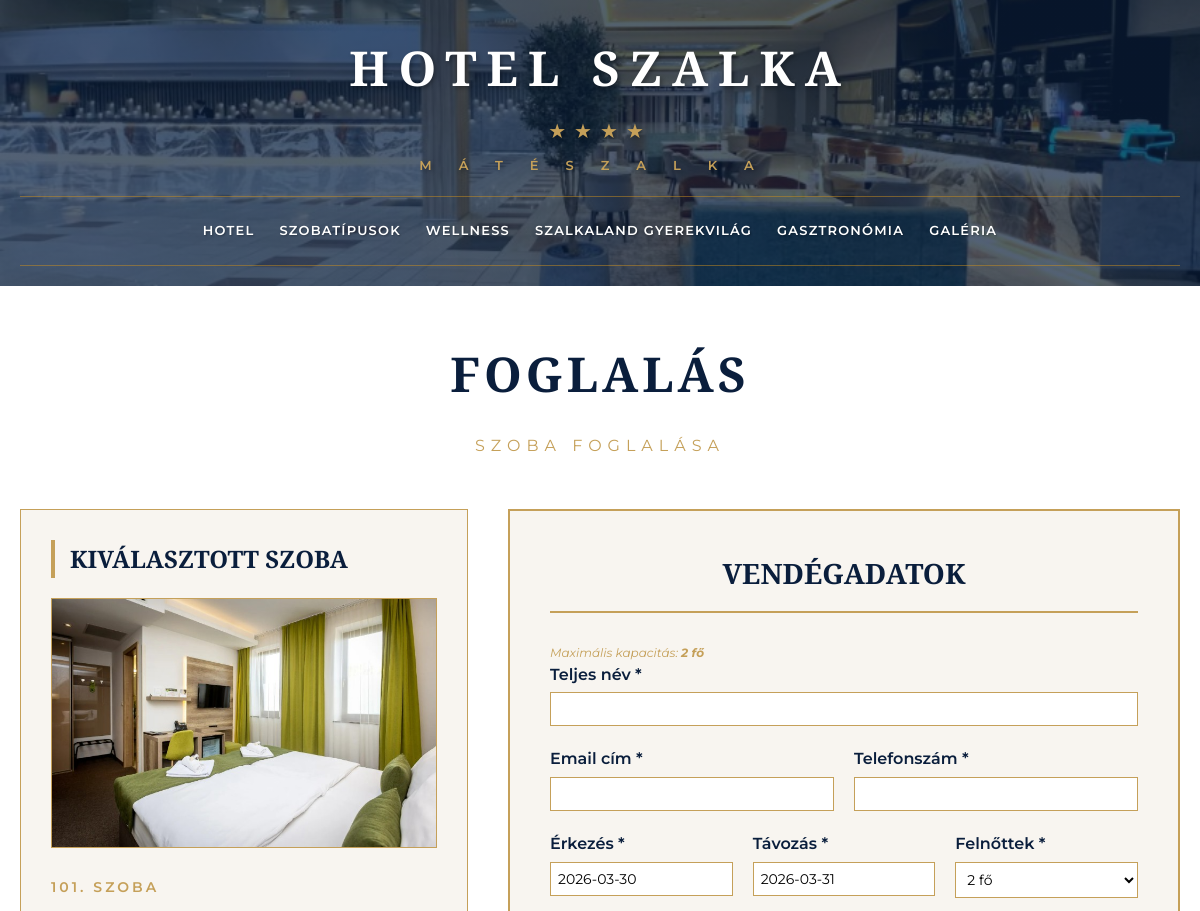
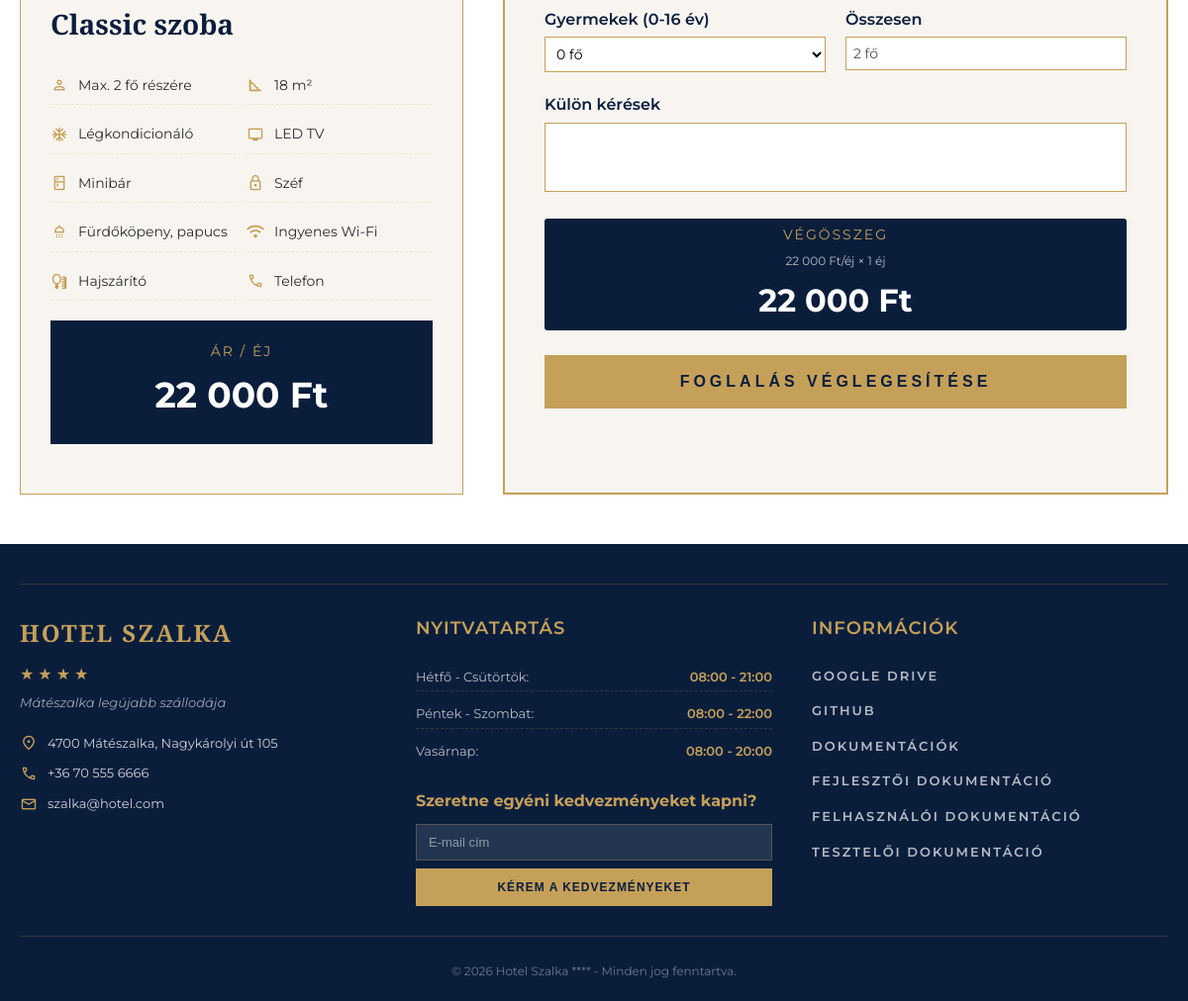
Screenshot of /booking.php?room_type_id=1 with the database file from the repository (2 pictures, top to bottom).
### tables this page shows
CREATE TABLE `rooms` (
  `id` int(11) NOT NULL,
  `room_type_id` int(11) DEFAULT NULL,
  `room_number` varchar(10) NOT NULL,
  `type` varchar(50) NOT NULL,
  `price` int(11) NOT NULL,
  `description` text DEFAULT NULL,
  `detailed_description` text DEFAULT NULL,
  `image` varchar(255) DEFAULT NULL,
  `status` enum('available','booked') DEFAULT 'available'
);

CREATE TABLE `room_type_features` (
  `id` int(11) NOT NULL,
  `room_type_id` int(11) NOT NULL,
  `feature_name` varchar(100) NOT NULL,
  `feature_icon` varchar(50) DEFAULT NULL
);

### booking.php (the view, shortened to what this page needs)
<?php
require_once 'config.php';
$room_id = isset($_GET['room_id']) ? (int)$_GET['room_id'] : 0;
$room_type_id = isset($_GET['room_type_id']) ? (int)$_GET['room_type_id'] : 0;
$check_in = isset($_GET['check_in']) ? $_GET['check_in'] : date('Y-m-d', strtotime('+1 day'));
$check_out = isset($_GET['check_out']) ? $_GET['check_out'] : date('Y-m-d', strtotime('+2 days'));
$adults = isset($_GET['adults']) ? (int)$_GET['adults'] : 2;
$children = isset($_GET['children']) ? (int)$_GET['children'] : 0;
if ($room_type_id > 0 && $room_id == 0) {
    $stmt = $pdo->prepare("SELECT id FROM rooms WHERE room_type_id = ? AND status = 'available' ORDER BY room_number LIMIT 1");
    $stmt->execute([$room_type_id]);
    $firstAvailable = $stmt->fetch();
    if ($firstAvailable) {
        $room_id = $firstAvailable['id'];
    } else {
        header('Location: rooms.php?error=noroom');
        exit;
    }
}
if ($room_id) {
    $stmt = $pdo->prepare("SELECT * FROM rooms WHERE id = ?");
    $stmt->execute([$room_id]);
    $room = $stmt->fetch();
    if (!empty($room['room_type_id'])) {
        $typeStmt = $pdo->prepare("SELECT * FROM room_types WHERE id = ?");
        $typeStmt->execute([$room['room_type_id']]);
        $typeData = $typeStmt->fetch();
        if ($typeData) {
            $room['type_name'] = $typeData['type_name'];
            $room['base_price'] = $typeData['base_price'];
            $room['max_guests'] = $typeData['max_guests'];
            $room['size_sqm'] = $typeData['size_sqm'];
        } else {
            $room['type_name'] = $room['type'];
            $room['base_price'] = $room['price'];
            $room['max_guests'] = 2;
            $room['size_sqm'] = 20;
        }
        $imgStmt = $pdo->prepare("SELECT image_url FROM room_type_images WHERE room_type_id = ? AND is_main = 1 LIMIT 1");
        $imgStmt->execute([$room['room_type_id']]);
        $imgData = $imgStmt->fetch();
        $room['main_image'] = $imgData ? $imgData['image_url'] : null;
        $featuresStmt = $pdo->prepare("SELECT feature_name FROM room_type_features WHERE room_type_id = ? ORDER BY id");
        $featuresStmt->execute([$room['room_type_id']]);
        $room['features'] = $featuresStmt->fetchAll();
        $sameStmt = $pdo->prepare("SELECT id, room_number, status FROM rooms WHERE room_type_id = ? ORDER BY room_number");
        $sameStmt->execute([$room['room_type_id']]);
        $sameTypeRooms = $sameStmt->fetchAll();
    }
}
$is_available = true;
?>
<!DOCTYPE html>
<html lang="hu">
<head>
    <link rel="stylesheet" href="css/style.css">
    <link rel="stylesheet" href="css/booking.css">
</head>
<body>
    <section class="hero-unified" style="min-height: auto;">
        <header class="main-header" style="background: linear-gradient(rgba(10, 30, 60, 0.7), rgba(10, 30, 60, 0.7)), url('img/recepcio2.jpg'); background-size: cover; background-position: center; background-repeat: no-repeat;">
            <div class="container">
                <div class="hotel-name">
                    <h1>HOTEL SZALKA</h1>
                    <div class="stars">★★★★</div>
                    <span class="location" style="color: #c5a059; letter-spacing: 27px;">MÁTÉSZALKA</span>
                </div>
                <div class="nav-wrapper">
                    <nav class="main-nav">
                        <a href="index.php">HOTEL</a>
                        <a href="rooms.php">SZOBATÍPUSOK</a>
                        <a href="wellness.php">WELLNESS</a>
                        <a href="kids.php">SZALKALAND GYEREKVILÁG</a>
                        <a href="gastronomy.php">GASZTRONÓMIA</a>
                        <a href="gallery.php">GALÉRIA</a>
                    </nav>
                </div>
            </div>
        </header>
    </section>
    <div class="booking-container">
        <div class="booking-header">
            <h1>FOGLALÁS</h1>
            <div class="subtitle">SZOBA FOGLALÁSA</div>
        </div>
        <?php if (isset($room) && $room): ?>
            <div class="booking-grid">
                <div class="room-preview">
                    <h2>KIVÁLASZTOTT SZOBA</h2>
                    <img src="<?php echo htmlspecialchars($room['main_image'] ?? 'https://images.unsplash.com/photo-1631049307264-da0ec9d70304'); ?>"
                         alt="<?php echo htmlspecialchars($room['type_name']); ?>"
                         class="preview-image">
                    <div class="preview-details">
                        <?php if (isset($sameTypeRooms) && count($sameTypeRooms) > 1): ?>
                            <div class="room-selector">
                                <label for="room_selector">Válasszon szobaszámot:</label>
                                <select id="room_selector">
                                    <?php foreach ($sameTypeRooms as $roomOption): ?>
                                        <?php
                                        $isAvailable = ($roomOption['status'] == 'available');
                                        $selected = ($roomOption['id'] == $room_id) ? 'selected' : '';
                                        ?>
                                        <option value="<?php echo $roomOption['id']; ?>"
                                                <?php echo $selected; ?>
                                                <?php echo !$isAvailable ? 'disabled' : ''; ?>
                                                style="<?php echo !$isAvailable ? 'color: #999; background: #f0f0f0;' : ''; ?>">
                                            <?php echo $roomOption['room_number']; ?>. szoba
                                            <?php echo !$isAvailable ? ' (nem elérhető)' : ''; ?>
                                        </option>
                                    <?php endforeach; ?>
                                </select>
                                <small>Csak a nem szürkített szobák választhatók</small>
                            </div>
                        <?php else: ?>
                            <span class="preview-room-number"><?php echo $room['room_number']; ?>. SZOBA</span>
                        <?php endif; ?>
                        <h3><?php echo htmlspecialchars($room['type_name']); ?></h3>
                        <?php if (!empty($room['features'])): ?>
                            <ul class="preview-features-grid">
                                <?php
                                foreach($room['features'] as $feature):
                                    $featureName = $feature['feature_name'];
                                    $icon = 'check';
                                    if(strpos($featureName, 'fő') !== false || strpos($featureName, 'fő részére') !== false) $icon = 'person';
                                    elseif(strpos($featureName, 'm²') !== false) $icon = 'square_foot';
                                    elseif(strpos($featureName, 'kilátás') !== false) $icon = 'landscape';
                                    elseif(strpos($featureName, 'Légkondicionáló') !== false) $icon = 'ac_unit';
                                    elseif(strpos($featureName, 'LED TV') !== false) $icon = 'tv';
                                    elseif(strpos($featureName, 'TV') !== false) $icon = 'tv';
                                    elseif(strpos($featureName, 'Minibár') !== false) $icon = 'kitchen';
                                    elseif(strpos($featureName, 'Széf') !== false) $icon = 'lock';
                                    elseif(strpos($featureName, 'Fürdőköpeny') !== false) $icon = 'shower';
                                    elseif(strpos($featureName, 'Jacuzzi') !== false) $icon = 'hot_tub';
                                    elseif(strpos($featureName, 'Erkély') !== false) $icon = 'balcony';
                                    elseif(strpos($featureName, 'Kávéfőző') !== false) $icon = 'coffee_maker';
                                    elseif(strpos($featureName, 'Zuhanyzó') !== false) $icon = 'shower';
                                    elseif(strpos($featureName, 'Hajszárító') !== false) $icon = 'self_care';
                                    elseif(strpos($featureName, 'Telefon') !== false) $icon = 'call';
                                    elseif(strpos($featureName, 'Wi-Fi') !== false || strpos($featureName, 'Wifi') !== false) $icon = 'wifi';
                                    elseif(strpos($featureName, 'papucs') !== false) $icon = 'flip_flop';
                                    elseif(strpos($featureName, 'Vízforraló') !== false) $icon = 'coffee_maker';
                                ?>
                                    <li>
                                        <span class="material-symbols-outlined"><?php echo $icon; ?></span>
                                        <span><?php echo htmlspecialchars($featureName); ?></span>
                                    </li>
                                <?php endforeach; ?>
                            </ul>
                        <?php endif; ?>
                        <div class="preview-price">
                            <div class="price-label">ÁR / ÉJ</div>
                            <div class="price-value"><?php echo number_format($room['base_price'], 0, ',', ' '); ?> Ft</div>
                        </div>
                    </div>
                </div>
                <div class="booking-form">
                    <h2>VENDÉGADATOK</h2>
                    <div class="capacity-info">
                        Maximális kapacitás: <strong><?php echo $room['max_guests']; ?> fő</strong>
                    </div>
                    <form method="POST" id="bookingForm">
                        <div class="form-group">
                            <label>Teljes név *</label>
                            <input type="text" name="guest_name" required value="<?php echo htmlspecialchars($_POST['guest_name'] ?? ''); ?>">
                        </div>
                        <div class="form-row">
                            <div class="form-group">
                                <label>Email cím *</label>
                                <input type="email" name="guest_email" required value="<?php echo htmlspecialchars($_POST['guest_email'] ?? ''); ?>">
                            </div>
                            <div class="form-group">
                                <label>Telefonszám *</label>
                                <input type="tel" name="guest_phone" pattern="[0-9+\-\s]+" oninput="this.value = this.value.replace(/[^0-9]/g, '')" required value="<?php echo htmlspecialchars($_POST['guest_phone'] ?? ''); ?>">
                            </div>
                        </div>
                        <div class="form-row-3">
                            <div class="form-group">
                                <label>Érkezés *</label>
                                <input type="text" name="check_in" id="check_in" required value="<?php echo htmlspecialchars($_POST['check_in'] ?? $check_in); ?>"
                                       readonly onclick="showCalendar('check_in')" style="cursor: pointer;">
                            </div>
                            <div class="form-group">
                                <label>Távozás *</label>
                                <input type="text" name="check_out" id="check_out" required value="<?php echo htmlspecialchars($_POST['check_out'] ?? $check_out); ?>"
                                       readonly onclick="showCalendar('check_out')" style="cursor: pointer;">
                            </div>
                            <div class="form-group">
                                <label>Felnőttek *</label>
                                <select name="adults" id="adults" onchange="updateChildrenOptions()">
                                    <?php for ($i = 1; $i <= $room['max_guests']; $i++): ?>
                                        <option value="<?php echo $i; ?>" <?php echo ($adults == $i) ? 'selected' : ''; ?>>
                                            <?php echo $i; ?> fő
                                        </option>
                                    <?php endfor; ?>
                                </select>
                            </div>
                        </div>
                        <div class="form-row">
                            <div class="form-group">
                                <label>Gyermekek (0-16 év)</label>
                                <select name="children" id="children" onchange="updateAdultsOptions()">
                                    <?php
                                    $max_children = $room['max_guests'] - $adults;
                                    for ($i = 0; $i <= $max_children; $i++):
                                    ?>
                                        <option value="<?php echo $i; ?>" <?php echo ($children == $i) ? 'selected' : ''; ?>>
                                            <?php echo $i; ?> fő
                                        </option>
                                    <?php endfor; ?>
                                </select>
                            </div>
                            <div class="form-group">
                                <label>Összesen</label>
                                <input type="text" id="totalGuests" value="<?php echo $adults + $children; ?> fő" readonly disabled>
                            </div>
                        </div>
                        <div class="form-group">
                            <label>Külön kérések</label>
                            <textarea name="special_requests" rows="3"><?php echo htmlspecialchars($_POST['special_requests'] ?? ''); ?></textarea>
                        </div>
                        <div class="price-summary">
                            <div class="price-label">VÉGÖSSZEG</div>
                            <div class="price-detail" id="priceDetail">
                            </div>
                            <div class="price-value" id="totalPrice">
                            </div>
                        </div>
                        <?php
                        $canBook = ($room['status'] == 'available' && $is_available);
                        ?>
                        <button type="submit" class="btn-book" id="submitBtn" <?php echo !$canBook ? 'disabled' : ''; ?>>
                        </button>
                    </form>
                </div>
            </div>
        <?php endif; ?>
    </div>
    <?php include 'footer.php'; ?>
</body>
</html>

### rows the page displays
rooms: room_number "101", type "Classic szoba", price "22 000"
room_type_features: feature_name "Max. 2 fő részére"
room_type_features: feature_name "18 m²"
room_type_features: feature_name "Légkondicionáló"
room_type_features: feature_name "LED TV"
room_type_features: feature_name "Minibár"
room_type_features: feature_name "Széf"
room_type_features: feature_name "Fürdőköpeny, papucs"
room_type_features: feature_name "Ingyenes Wi-Fi"
room_type_features: feature_name "Hajszárító"
room_type_features: feature_name "Telefon"

### other values shown
$room['max_guests'] "2"
form field adults "2 fő"
form field children "0 fő"
